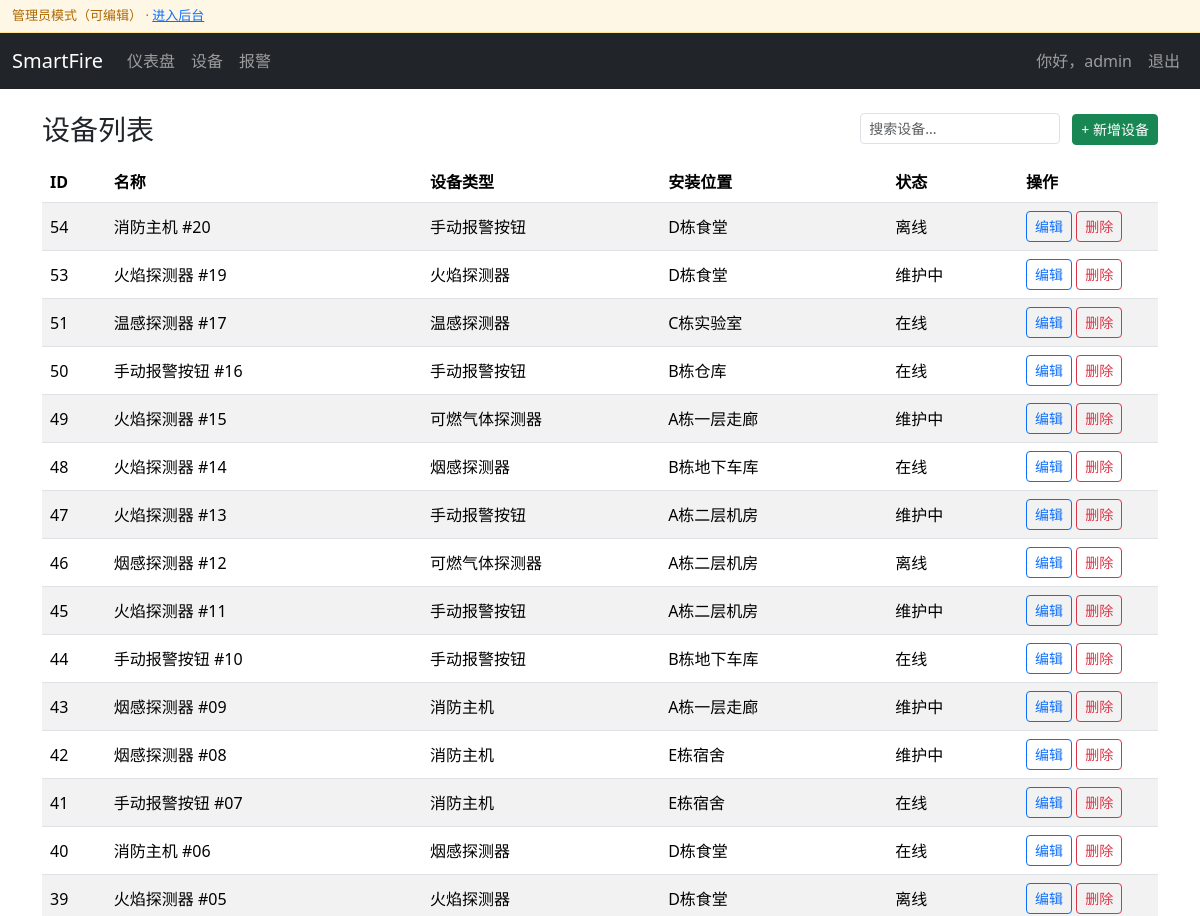
Page /devices/ (signed in, upper part) on the earlier database version.
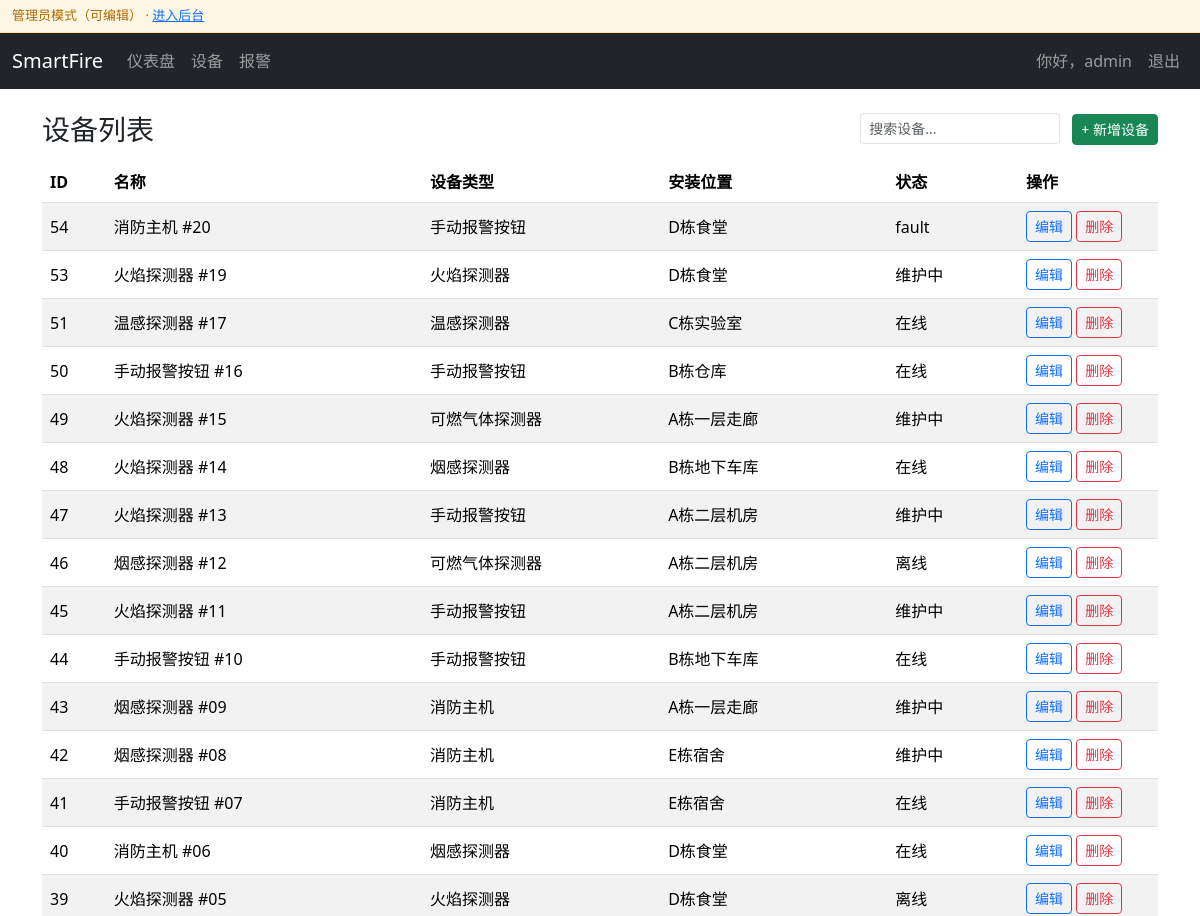
Same page on the later database version.
### devices/models.py (models this page shows, shortened)
class Device(models.Model):
    STATUS_CHOICES = (('normal','正常'),('fault','故障'),('offline','离线'))
    name = models.CharField(max_length=100, unique=True)
    device_type = models.CharField(max_length=50)
    location = models.CharField(max_length=200)
    status = models.CharField(max_length=10, choices=STATUS_CHOICES, default='normal')
    installed_at = models.DateField(null=True, blank=True)
    notes = models.TextField(blank=True)
    class Meta: ordering = ['name']

### devices/views.py (the view)
# urls.py: path("", views.device_list, name="list"),
@login_required
def device_list(request):
    q = request.GET.get("q", "").strip()
    qs = Device.objects.all().order_by("-id")
    if q:
        qs = qs.filter(name__icontains=q) | qs.filter(device_type__icontains=q) | qs.filter(location__icontains=q)
    return render(request, "devices/device_list.html", {"devices": qs, "q": q})

### templates/devices/device_list.html
{% extends "base.html" %}
{% block content %}
<div class="d-flex align-items-center justify-content-between mb-3">
  <h3 class="m-0">设备列表</h3>
  <div>
    <form class="d-inline" method="get" action=".">
      <input type="text" name="q" value="{{ q|default:'' }}" class="form-control form-control-sm d-inline-block" style="width:200px" placeholder="搜索设备...">
    </form>
    {% if request.user.is_authenticated and perms.devices.add_device %}
      <a class="btn btn-success btn-sm ms-2" href="{% url 'devices:add' %}">+ 新增设备</a>
    {% endif %}
  </div>
</div>
<div class="table-responsive">
  <table class="table table-striped align-middle">
    <thead>
      <tr>
        <th>ID</th><th>名称</th><th>设备类型</th><th>安装位置</th><th>状态</th>
        {% if request.user.is_authenticated and perms.devices.change_device or perms.devices.delete_device %}
          <th style="width:140px">操作</th>
        {% endif %}
      </tr>
    </thead>
    <tbody>
      {% for d in devices %}
      <tr>
        <td>{{ d.id }}</td>
        <td>{{ d.name }}</td>
        <td>{% firstof d.device_type d.type d.category "" %}</td>
        <td>{% firstof d.location d.place d.room "" %}</td>
        <td>{% firstof d.status d.state "" %}</td>
        {% if request.user.is_authenticated and perms.devices.change_device or perms.devices.delete_device %}
        <td>
          {% if perms.devices.change_device %}
            <a class="btn btn-sm btn-outline-primary" href="{% url 'devices:edit' d.id %}">编辑</a>
          {% endif %}
          {% if perms.devices.delete_device %}
            <a class="btn btn-sm btn-outline-danger" href="{% url 'devices:delete' d.id %}">删除</a>
          {% endif %}
        </td>
        {% endif %}
      </tr>
      {% empty %}
      <tr><td colspan="6" class="text-center text-muted">暂无设备</td></tr>
      {% endfor %}
    </tbody>
  </table>
</div>
{% endblock %}

Differences in the rows shown:
changed Device "消防主机 #20": status "离线" → "fault"
